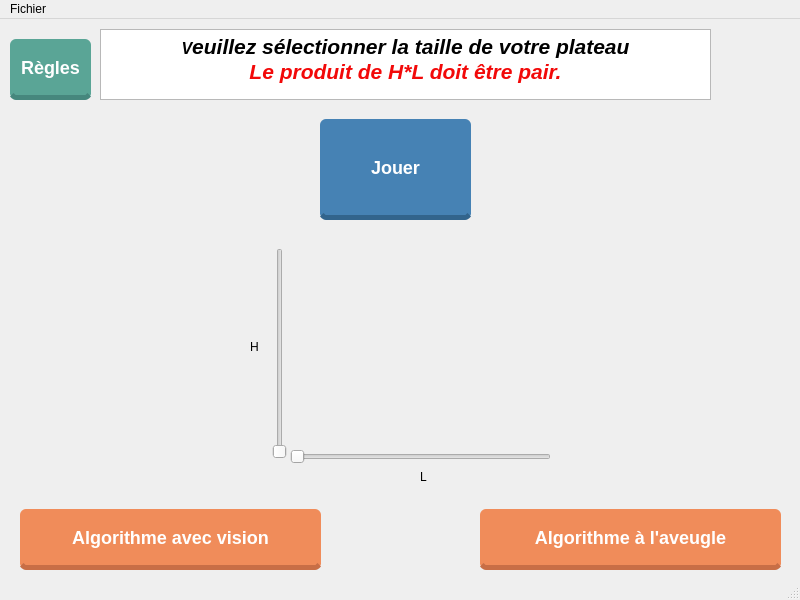
<?xml version="1.0" encoding="UTF-8"?>
<ui version="4.0">
 <class>SecondWindow</class>
 <widget class="QMainWindow" name="SecondWindow">
  <property name="geometry">
   <rect>
    <x>0</x>
    <y>0</y>
    <width>800</width>
    <height>600</height>
   </rect>
  </property>
  <property name="windowTitle">
   <string>SecondWindow</string>
  </property>
  <widget class="QWidget" name="centralwidget">
   <widget class="QSlider" name="HSlider">
    <property name="geometry">
     <rect>
      <x>290</x>
      <y>430</y>
      <width>261</width>
      <height>16</height>
     </rect>
    </property>
    <property name="orientation">
     <enum>Qt::Orientation::Horizontal</enum>
    </property>
   </widget>
   <widget class="QSlider" name="LSlider">
    <property name="geometry">
     <rect>
      <x>270</x>
      <y>229</y>
      <width>20</width>
      <height>211</height>
     </rect>
    </property>
    <property name="orientation">
     <enum>Qt::Orientation::Vertical</enum>
    </property>
   </widget>
   <widget class="QLabel" name="HLabel">
    <property name="geometry">
     <rect>
      <x>250</x>
      <y>320</y>
      <width>49</width>
      <height>16</height>
     </rect>
    </property>
    <property name="text">
     <string>H</string>
    </property>
   </widget>
   <widget class="QLabel" name="LLabel">
    <property name="geometry">
     <rect>
      <x>420</x>
      <y>450</y>
      <width>49</width>
      <height>16</height>
     </rect>
    </property>
    <property name="text">
     <string>L</string>
    </property>
   </widget>
   <widget class="QPushButton" name="PlayButton">
    <property name="geometry">
     <rect>
      <x>320</x>
      <y>100</y>
      <width>151</width>
      <height>101</height>
     </rect>
    </property>
    <property name="styleSheet">
     <string notr="true">QPushButton {
    background-color: rgb(70, 130, 180);           
    color: white;
    border: none;
    padding: 6px 12px;
    font-size: 18px;
    font-weight: bold;
    border-radius: 6px;

    border-bottom: 5px solid rgb(50, 100, 140);    
}

QPushButton:hover {
    background-color: rgb(100, 160, 210);         
    border-bottom: 5px solid rgb(70, 130, 180);
}

QPushButton:pressed {
    background-color: rgb(55, 105, 150);           
    border-bottom: 2px solid rgb(40, 80, 120);
    padding-top: 8px;
}
</string>
    </property>
    <property name="text">
     <string>Jouer</string>
    </property>
   </widget>
   <widget class="QTextBrowser" name="selecLabel">
    <property name="geometry">
     <rect>
      <x>100</x>
      <y>10</y>
      <width>611</width>
      <height>71</height>
     </rect>
    </property>
    <property name="html">
     <string>&lt;!DOCTYPE HTML PUBLIC &quot;-//W3C//DTD HTML 4.0//EN&quot; &quot;http://www.w3.org/TR/REC-html40/strict.dtd&quot;&gt;
&lt;html&gt;&lt;head&gt;&lt;meta name=&quot;qrichtext&quot; content=&quot;1&quot; /&gt;&lt;meta charset=&quot;utf-8&quot; /&gt;&lt;style type=&quot;text/css&quot;&gt;
p, li { white-space: pre-wrap; }
hr { height: 1px; border-width: 0; }
li.unchecked::marker { content: &quot;\2610&quot;; }
li.checked::marker { content: &quot;\2612&quot;; }
&lt;/style&gt;&lt;/head&gt;&lt;body style=&quot; font-family:'Segoe UI'; font-size:9pt; font-weight:400; font-style:normal;&quot;&gt;
&lt;p align=&quot;center&quot; style=&quot; margin-top:0px; margin-bottom:0px; margin-left:0px; margin-right:0px; -qt-block-indent:0; text-indent:0px;&quot;&gt;&lt;span style=&quot; font-size:12pt; font-weight:700; font-style:italic;&quot;&gt;V&lt;/span&gt;&lt;span style=&quot; font-size:16pt; font-weight:700; font-style:italic;&quot;&gt;euillez sélectionner la taille de votre plateau&lt;/span&gt;&lt;/p&gt;
&lt;p align=&quot;center&quot; style=&quot; margin-top:0px; margin-bottom:0px; margin-left:0px; margin-right:0px; -qt-block-indent:0; text-indent:0px;&quot;&gt;&lt;span style=&quot; font-size:16pt; font-weight:700; font-style:italic; color:#f20909;&quot;&gt;Le produit de H*L doit être pair.&lt;/span&gt;&lt;/p&gt;&lt;/body&gt;&lt;/html&gt;</string>
    </property>
   </widget>
   <widget class="QLabel" name="xLabel">
    <property name="geometry">
     <rect>
      <x>280</x>
      <y>210</y>
      <width>49</width>
      <height>16</height>
     </rect>
    </property>
    <property name="text">
     <string/>
    </property>
   </widget>
   <widget class="QLabel" name="yLabel">
    <property name="geometry">
     <rect>
      <x>560</x>
      <y>430</y>
      <width>49</width>
      <height>16</height>
     </rect>
    </property>
    <property name="text">
     <string/>
    </property>
   </widget>
   <widget class="QPushButton" name="AlgoButton">
    <property name="geometry">
     <rect>
      <x>20</x>
      <y>490</y>
      <width>301</width>
      <height>61</height>
     </rect>
    </property>
    <property name="styleSheet">
     <string notr="true">QPushButton {
    background-color: rgb(240, 140, 90);          
    color: white;
    border: none;
    padding: 6px 12px;
    font-size: 18px;
    font-weight: bold;
    border-radius: 6px;

    border-bottom: 5px solid rgb(200, 110, 70);  
}

QPushButton:hover {
    background-color: rgb(255, 165, 120);       
    border-bottom: 5px solid rgb(220, 130, 90);
}

QPushButton:pressed {
    background-color: rgb(210, 115, 75);           
    border-bottom: 2px solid rgb(180, 95, 60);
    padding-top: 8px;
}
</string>
    </property>
    <property name="text">
     <string>Algorithme avec vision</string>
    </property>
   </widget>
   <widget class="QPushButton" name="SecAlgoButton">
    <property name="geometry">
     <rect>
      <x>480</x>
      <y>490</y>
      <width>301</width>
      <height>61</height>
     </rect>
    </property>
    <property name="styleSheet">
     <string notr="true">QPushButton {
    background-color: rgb(240, 140, 90);          
    color: white;
    border: none;
    padding: 6px 12px;
    font-size: 18px;
    font-weight: bold;
    border-radius: 6px;

    border-bottom: 5px solid rgb(200, 110, 70);  
}

QPushButton:hover {
    background-color: rgb(255, 165, 120);       
    border-bottom: 5px solid rgb(220, 130, 90);
}

QPushButton:pressed {
    background-color: rgb(210, 115, 75);           
    border-bottom: 2px solid rgb(180, 95, 60);
    padding-top: 8px;
}
</string>
    </property>
    <property name="text">
     <string>Algorithme à l'aveugle</string>
    </property>
   </widget>
   <widget class="QPushButton" name="rulesButton">
    <property name="geometry">
     <rect>
      <x>10</x>
      <y>20</y>
      <width>81</width>
      <height>61</height>
     </rect>
    </property>
    <property name="styleSheet">
     <string notr="true">QPushButton {
    background-color: rgb(90, 165, 150);          
    color: white;
    border: none;
    padding: 6px 12px;
    font-size: 18px;
    font-weight: bold;
    border-radius: 6px;

    border-bottom: 5px solid rgb(70, 135, 125); 
}

QPushButton:hover {
    background-color: rgb(115, 190, 175);        
    border-bottom: 5px solid rgb(90, 165, 150);
}

QPushButton:pressed {
    background-color: rgb(75, 140, 125);         
    border-bottom: 2px solid rgb(60, 110, 100);
    padding-top: 8px;
}
</string>
    </property>
    <property name="text">
     <string>Règles</string>
    </property>
   </widget>
  </widget>
  <widget class="QMenuBar" name="menubar">
   <property name="geometry">
    <rect>
     <x>0</x>
     <y>0</y>
     <width>800</width>
     <height>21</height>
    </rect>
   </property>
   <widget class="QMenu" name="menuFichier">
    <property name="title">
     <string>Fichier</string>
    </property>
    <addaction name="actionQuitter"/>
   </widget>
   <addaction name="menuFichier"/>
  </widget>
  <widget class="QStatusBar" name="statusbar"/>
  <action name="actionQuitter">
   <property name="text">
    <string>Quitter</string>
   </property>
  </action>
 </widget>
 <resources/>
 <connections/>
</ui>
